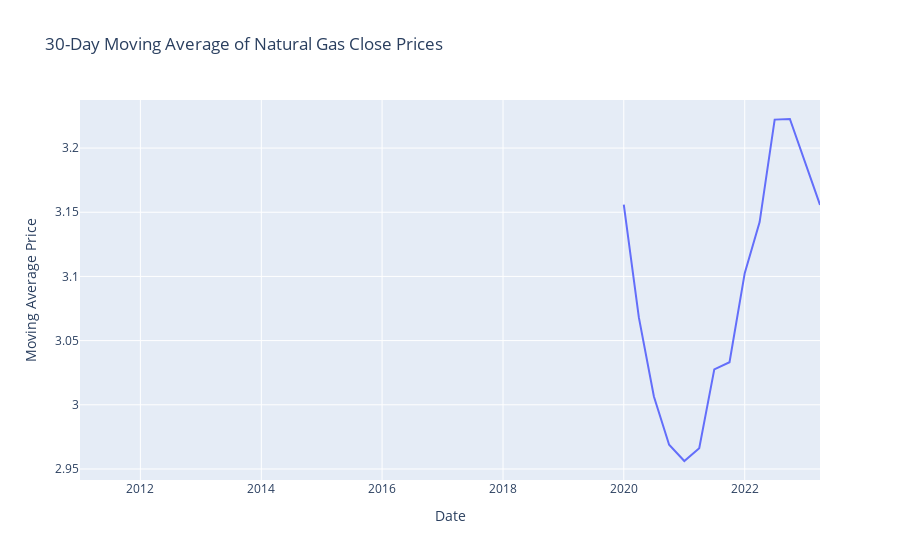

The code cell stored with this chart in its notebook:
### Code cell
# Calculating the 30-day moving average of the 'Close' prices for natural gas and plotting it.
# This provides a smoothed view of the price trend over time.
rolling_window = 30  # days
natgas_df['MA Close'] = natgas_df['Close'].rolling(window=rolling_window).mean()

fig = px.line(natgas_df, x='Date', y='MA Close', title=f'{rolling_window}-Day Moving Average of Natural Gas Close Prices')
fig.update_layout(xaxis_title="Date", yaxis_title="Moving Average Price")
fig.show()

### Figure 1 — Plotly figure (JSON) as saved in the notebook; plotly's stock layout.template omitted (floating-point values rounded to 4 significant figures)
{"data": [{"hovertemplate": "Date=%{x}<br>MA Close=%{y}<extra></extra>", "legendgroup": "", "line": {"color": "#636efa", "dash": "solid"}, "marker": {"symbol": "circle"}, "mode": "lines", "name": "", "orientation": "v", "showlegend": false, "type": "scatter", "x": ["2011-01-01T00:00:00", "2011-04-01T00:00:00", "2011-07-01T00:00:00", "2011-10-01T00:00:00", "2012-10-01T00:00:00", "2013-01-01T00:00:00", "2013-04-01T00:00:00", "2013-07-01T00:00:00", "2013-10-01T00:00:00", "2014-01-01T00:00:00", "2014-04-01T00:00:00", "2014-07-01T00:00:00", "2014-10-01T00:00:00", "2015-01-01T00:00:00", "2015-04-01T00:00:00", "2015-07-01T00:00:00", "2015-10-01T00:00:00", "2016-01-01T00:00:00", "2016-04-01T00:00:00", "2016-07-01T00:00:00", "2016-10-01T00:00:00", "2017-04-01T00:00:00", "2017-07-01T00:00:00", "2018-01-01T00:00:00", "2018-10-01T00:00:00", "2019-01-01T00:00:00", "2019-04-01T00:00:00", "2019-07-01T00:00:00", "2019-10-01T00:00:00", "2020-01-01T00:00:00", "2020-04-01T00:00:00", "2020-07-01T00:00:00", "2020-10-01T00:00:00", "2021-01-01T00:00:00", "2021-04-01T00:00:00", "2021-07-01T00:00:00", "2021-10-01T00:00:00", "2022-01-01T00:00:00", "2022-04-01T00:00:00", "2022-07-01T00:00:00", "2022-10-01T00:00:00", "2023-04-01T00:00:00"], "xaxis": "x", "y": [null, null, null, null, null, null, null, null, null, null, null, null, null, null, null, null, null, null, null, null, null, null, null, null, null, null, null, null, null, 3.156, 3.068, 3.006, 2.969, 2.956, 2.966, 3.028, 3.033, 3.103, 3.142, 3.222, 3.223, 3.156], "yaxis": "y"}], "layout": {"legend": {"tracegroupgap": 0}, "title": {"text": "30-Day Moving Average of Natural Gas Close Prices"}, "xaxis": {"anchor": "y", "domain": [0, 1], "title": {"text": "Date"}}, "yaxis": {"anchor": "x", "domain": [0, 1], "title": {"text": "Moving Average Price"}}}}
